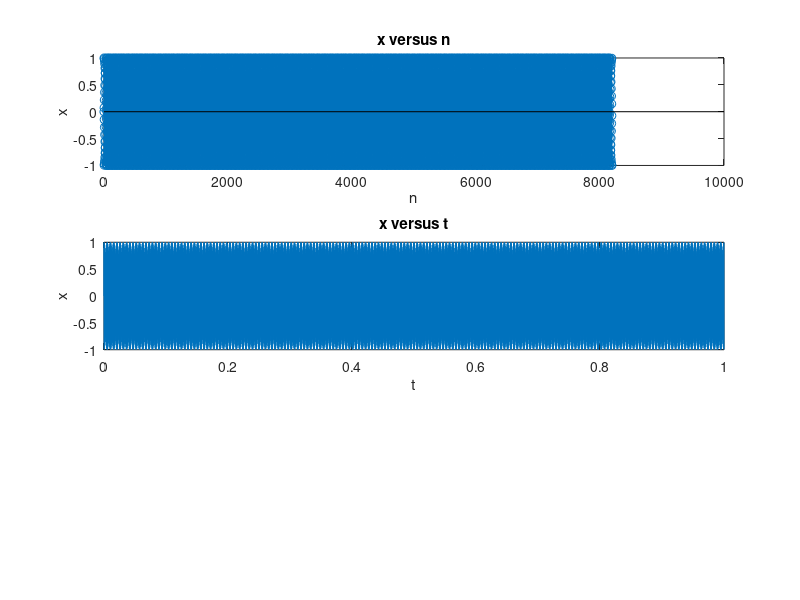

Source code (MATLAB): (Note: this script raises an error after producing the figure.)
%exercise 7.1(a)to(d)
n=[0:8191];
T=1/8192;
t=n*T;
omega0=2*pi*2000;%define n,T,t and Ω0

x=sin(omega0*n*T);
subplot(3,1,1);
stem(n,x);
xlabel('n');
ylabel('x');
title('x versus n');

subplot(3,1,2);
plot(t,x);
xlabel('t');
ylabel('x');
title('x versus t');

[X,w]=ctfts(x,T);%to use function ctfts to calculate the FT
figure;
subplot(3,1,3);
plot(w,abs(X));
xlabel('w');
ylabel('|X|');
title('The magnitude of X versus w');

function [X,w]=ctfts(x,T)
N=length(x);
X=fftshift(fft(x,N))*(2*pi/N);
w=linspace(-1,1-1/N,N)/(2*T);
end
